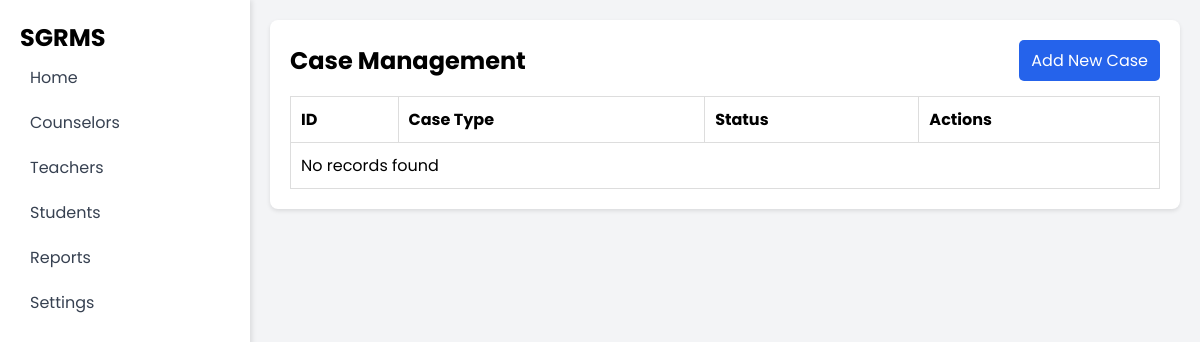
Before: /Reports/case.php with the older database file.
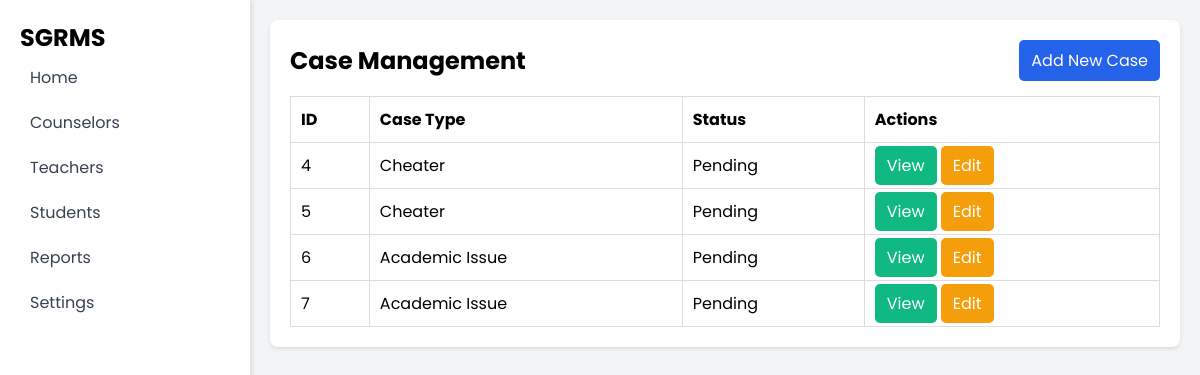
After: the same page with the newer database file.
### tables this page shows
CREATE TABLE `case_records` (
  `case_id` int(11) NOT NULL,
  `student_name` varchar(100) NOT NULL,
  `grade_section` varchar(50) NOT NULL,
  `description` text NOT NULL,
  `case_type` varchar(100) NOT NULL,
  `reported_by` varchar(100) NOT NULL,
  `filed_date` date NOT NULL DEFAULT curdate(),
  `filed_time` time NOT NULL DEFAULT curtime(),
  `status` varchar(50) NOT NULL
);

### Reports/case.php (the view, shortened to what this page needs)
<?php
include $_SERVER['DOCUMENT_ROOT'].'/SGRMS/Database/db_connect.php';
$sql = "SELECT case_id, student_name, grade_section, case_type, description, status FROM case_records WHERE status = 'Pending'";
$result = $conn->query($sql);
?>
<!DOCTYPE html>
<html lang="en">
<head>
    <link rel="stylesheet" href="/SGRMS/CSS/style.css">
    <link rel="stylesheet" href="/SGRMS/CSS/table.css">
</head>
<body>
    <div class="container">
        <aside class="sidebar">
            <h1>SGRMS</h1>
            <ul>
                <li><a href="/SGRMS/SuperAdmin/superadmin.php"> Home</a></li>
                <li><a href="/SGRMS/Counselors/counsel.php"> Counselors</a></li>
                <li><a href="/SGRMS/Teachers/teacher.php"> Teachers</a></li>
                <li><a href="/SGRMS/Students/students.php"> Students</a></li>
                <li><a href="/SGRMS/Reports/case.php"> Reports</a></li>
                <li><a href="#"> Settings</a></li>
            </ul>
        </aside>
        <main class="wrapper">
            <div class="card">
                <div class="search-flex">
                    <h2>Case Management</h2>
                    <a href="add.case.php" class="btn btn-add">Add New Case</a>
                </div>
                <div class="table-container">
                    <table>
                        <tr>
                            <th>ID</th>
                            <th>Case Type</th>
                            <th>Status</th>
                            <th>Actions</th>
                        </tr>
                        <?php
                            if ($result->num_rows > 0) {
                                while ($row = $result->fetch_assoc()) {
                                    echo "<tr>
                                            <td>{$row['case_id']}</td>
                                            <td>{$row['case_type']}</td>
                                            <td>{$row['status']}</td>
                                            <td class='actions'>
                                                <a href='case.view.php?id={$row['case_id']}' class='btn btn-view'>View</a>
                                                <a href='case.update.php?id={$row['case_id']}' class='btn btn-edit'>Edit</a>
                                            </td>
                                          </tr>";
                                }
                            } else {
                                echo "<tr><td colspan='4'>No records found</td></tr>";
                            }
                        ?>
                    </table>
                </div>
            </div>
        </main>
    </div>
</body>
</html>

Changed rows visible on the page:
added case_records: case_id "4", case_type "Cheater", status "Pending"
added case_records: case_id "5", case_type "Cheater", status "Pending"
added case_records: case_id "6", case_type "Academic Issue", status "Pending"
added case_records: case_id "7", case_type "Academic Issue", status "Pending"
Other visible differences:
text no longer shown: "No records found"
